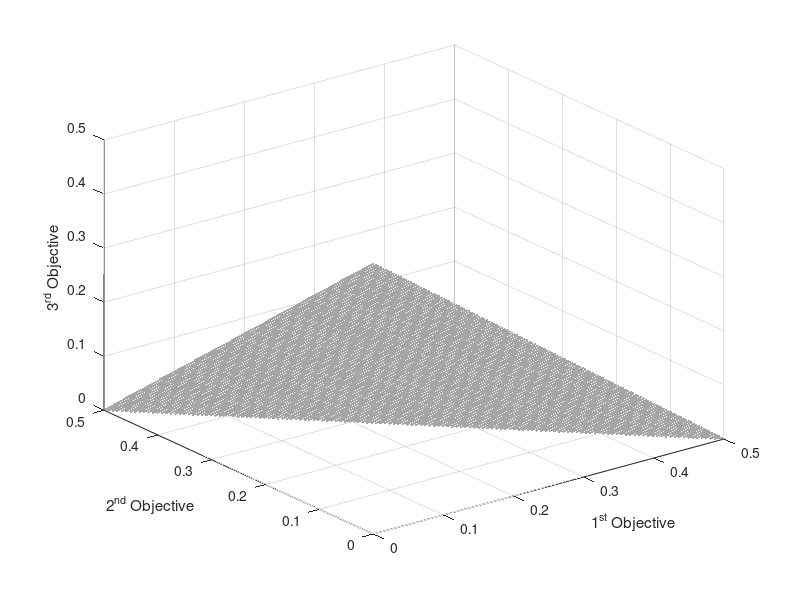

Source code (MATLAB):
load('DTLZ1.mat');

% scatter3(PF(:, 1), PF(:, 2), PF(:, 3), 'c.');
scatter3(PF(:, 1), PF(:, 2), PF(:, 3),'SeriesIndex',1,'DisplayName','PF',...
    'MarkerEdgeColor',[0.650980392156863 0.650980392156863 0.650980392156863],...
    'MarkerFaceAlpha',0.5,...
    'MarkerFaceColor',[0.650980392156863 0.650980392156863 0.650980392156863],...
    'Marker','.');
xlabel('1^{st} Objective');
ylabel('2^{nd} Objective');
zlabel('3^{rd} Objective');